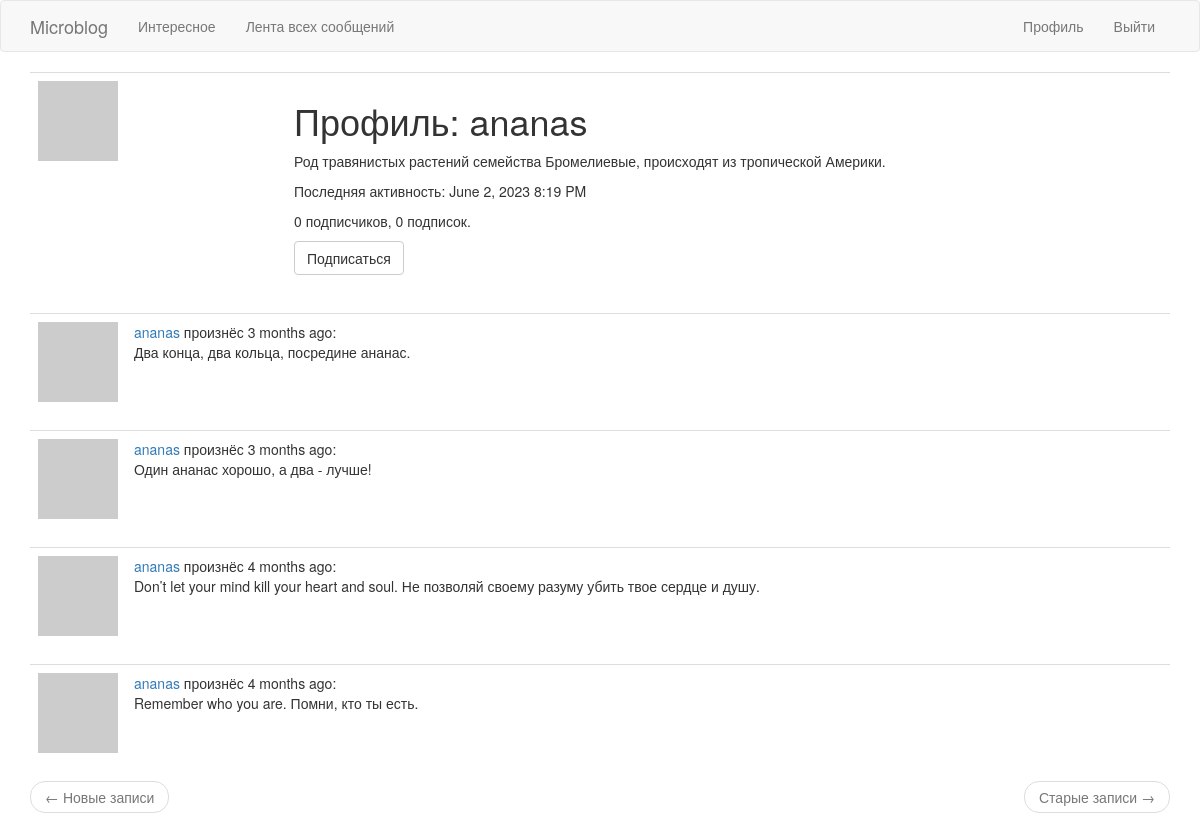
Screenshot of /user/ananas (signed in) with the database file from the repository.
### app/models.py (models this page shows, shortened)
class User(UserMixin, db.Model):
	id = db.Column(db.Integer, primary_key=True)
	username = db.Column(db.String(64), index=True, unique=True)
	email = db.Column(db.String(120), index=True, unique=True)
	password_hash = db.Column(db.String(128))
	posts = db.relationship('Post', backref='author', lazy='dynamic')
	about_me = db.Column(db.String(140))
	last_seen = db.Column(db.DateTime, default=datetime.utcnow)
	followed = db.relationship(
		'User',
		secondary=followers,
		primaryjoin=(followers.c.follower_id == id),
		secondaryjoin=(followers.c.followed_id == id),
		backref=db.backref('followers', lazy='dynamic'),
		lazy='dynamic'
	)
	def avatar(self, size):
		digest = md5(self.email.lower().encode('utf-8')).hexdigest()
		return 'https://www.gravatar.com/avatar/{}?d=identicon&s={}'.format(digest, size)
	def is_following(self, user):
		return self.followed.filter(followers.c.followed_id == user.id).count() > 0

class Post(db.Model):
	id = db.Column(db.Integer, primary_key=True)
	body = db.Column(db.String(140))
	timestamp = db.Column(db.DateTime, index=True, default=datetime.utcnow)
	user_id = db.Column(db.Integer, db.ForeignKey('user.id'))

### app/routes.py (the view)
@app.route('/user/<username>')
@login_required
def user(username):
	user = User.query.filter_by(username=username).first_or_404()
	page = request.args.get('page', 1, type=int)
	posts = user.posts.order_by(Post.timestamp.desc()).paginate(
		page=page,
		per_page=app.config['POSTS_PER_PAGE'],
		error_out=False
	)
	next_url = url_for('user', page=posts.next_num) \
		if posts.has_next else None
	prev_url = url_for('user', page=posts.prev_num) \
		if posts.has_prev else None
	form = EmptyForm()
	return render_template(
		'user.html',
		user=user,
		posts=posts,
		form=form,
		next_url=next_url,
		prev_url=prev_url)

### app/forms.py
class EmptyForm(FlaskForm):
    submit = SubmitField('Кнопка')

### app/models.py (called while the page is built)
@login.user_loader
def load_user(id):
	return User.query.get(int(id))

### app/routes.py (called while the page is built)
@app.before_request
def before_request():
	if current_user.is_authenticated:
		current_user.last_seen = datetime.utcnow()
		db.session.commit()

### app/templates/user.html (shortened to what this page needs)
{% extends "base.html" %}
{% block app_content %}
    <table class="table table-hover">
        <tr>
            <td width="256px"><img src="{{ user.avatar(256) }}"></td>
            <td>
                <h1>Профиль: {{ user.username }}</h1>
                {% if user.about_me %}<p>{{ user.about_me }}</p>{% endif %}
                {% if user.last_seen %}<p>Последняя активность: {{ moment(user.last_seen).format('LLL') }}</p>{% endif %}
                <p>{{ user.followers.count() }} подписчиков, {{ user.followed.count() }} подписок.</p>
                {% if user == current_user %}
                <p><a href="{{ url_for('edit_profile') }}">Редактировать профиль</a></p>
                {% elif not current_user.is_following(user) %}
                <p>
                    <form action="{{ url_for('follow', username=user.username) }}" method="post">
                        {{ form.submit(value='Подписаться', class_='btn btn-default') }}
                    </form>
                </p>
                {% endif %}
            </td>
        </tr>
    </table>
    {% for post in posts %}
        {% include '_post.html' %}
    {% endfor %}
    <nav aria-label="...">
        <ul class="pager">
            <li class="previous{% if not prev_url %} disabled{% endif %}">
                <a href="{{ prev_url or '#' }}">
                    <span aria-hidden="true">&larr;</span> Новые записи
                </a>
            </li>
            <li class="next{% if not next_url %} disabled{% endif %}">
                <a href="{{ next_url or '#' }}">
                    Старые записи <span aria-hidden="true">&rarr;</span>
                </a>
            </li>
        </ul>
    </nav>
{% endblock %}

### app/templates/_post.html
    <table class="table table-hover">
        <tr>
            <td width="70px">
                <a href="{{ url_for('user', username=post.author.username) }}">
                    <img src="{{ post.author.avatar(70) }}" />
                </a>
            </td>
            <td>
                <a href="{{ url_for('user', username=post.author.username) }}">
                    {{ post.author.username }}
                </a>
                произнёс {{ moment(post.timestamp).fromNow() }}:
                <br>
                {{ post.body }}
            </td>
        </tr>
    </table>

### rows the page displays
User: username "ananas", about_me "Род травянистых растений семейства Бромелиевые, происходят из тропической Америки.", last_seen "June 2, 2023 8:19 PM"
Post: author.username "ananas", timestamp "3 months ago", body "Два конца, два кольца, посредине ананас."
Post: author.username "ananas", timestamp "3 months ago", body "Один ананас хорошо, а два - лучше!"
Post: author.username "ananas", timestamp "4 months ago", body "Don’t let your mind kill your heart and soul. Не позволяй своему разуму убить твое сердце и душу."
Post: author.username "ananas", timestamp "4 months ago", body "Remember who you are. Помни, кто ты есть."

### other values shown
{{ user.followers.count() }} "0"
{{ user.followed.count() }} "0"
